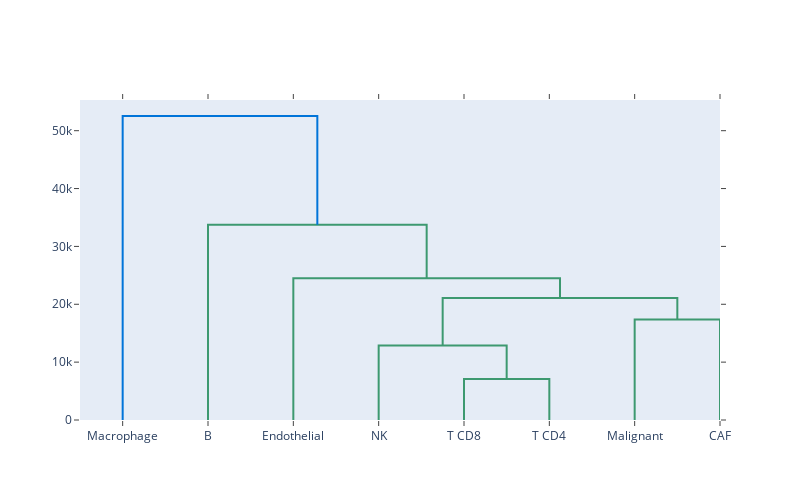

The notebook cell this image was saved under:
### Markdown cell above
## using plotly FigureFactory dendrogram gen

### Code cell
import plotly.figure_factory as ff
import numpy as np
np.random.seed(1)

X = sigmat_normal.T
fig = ff.create_dendrogram(X, labels=X.index)
fig.update_layout(width=800, height=500)
fig.show()

### Figure 1 — Plotly figure (JSON) as saved in the notebook; plotly's stock layout.template omitted (floating-point values rounded to 4 significant figures)
{"data": [{"hoverinfo": "text", "marker": {"color": "rgb(61,153,112)"}, "mode": "lines", "type": "scatter", "x": [45, 45, 55, 55], "xaxis": "x", "y": [0, 7067.0, 7067.0, 0], "yaxis": "y"}, {"hoverinfo": "text", "marker": {"color": "rgb(61,153,112)"}, "mode": "lines", "type": "scatter", "x": [35, 35, 50, 50], "xaxis": "x", "y": [0, 12870.0, 12870.0, 7067.0], "yaxis": "y"}, {"hoverinfo": "text", "marker": {"color": "rgb(61,153,112)"}, "mode": "lines", "type": "scatter", "x": [65, 65, 75, 75], "xaxis": "x", "y": [0, 17370.0, 17370.0, 0], "yaxis": "y"}, {"hoverinfo": "text", "marker": {"color": "rgb(61,153,112)"}, "mode": "lines", "type": "scatter", "x": [42.5, 42.5, 70, 70], "xaxis": "x", "y": [12870.0, 21080.0, 21080.0, 17370.0], "yaxis": "y"}, {"hoverinfo": "text", "marker": {"color": "rgb(61,153,112)"}, "mode": "lines", "type": "scatter", "x": [25, 25, 56.25, 56.25], "xaxis": "x", "y": [0, 24520.0, 24520.0, 21080.0], "yaxis": "y"}, {"hoverinfo": "text", "marker": {"color": "rgb(61,153,112)"}, "mode": "lines", "type": "scatter", "x": [15, 15, 40.62, 40.62], "xaxis": "x", "y": [0, 33750.0, 33750.0, 24520.0], "yaxis": "y"}, {"hoverinfo": "text", "marker": {"color": "rgb(0,116,217)"}, "mode": "lines", "type": "scatter", "x": [5, 5, 27.81, 27.81], "xaxis": "x", "y": [0, 52540.0, 52540.0, 33750.0], "yaxis": "y"}], "layout": {"autosize": false, "height": 500, "hovermode": "closest", "showlegend": false, "width": 800, "xaxis": {"autorange": true, "mirror": "allticks", "range": [0, 75], "rangemode": "tozero", "showgrid": false, "showline": true, "showticklabels": true, "tickmode": "array", "ticks": "outside", "ticktext": ["Macrophage", "B", "Endothelial", "NK", "T CD8", "T CD4", "Malignant", "CAF"], "tickvals": [5, 15, 25, 35, 45, 55, 65, 75], "type": "linear", "zeroline": false}, "yaxis": {"autorange": true, "mirror": "allticks", "range": [0, 55310.0], "rangemode": "tozero", "showgrid": false, "showline": true, "showticklabels": true, "ticks": "outside", "type": "linear", "zeroline": false}}}
